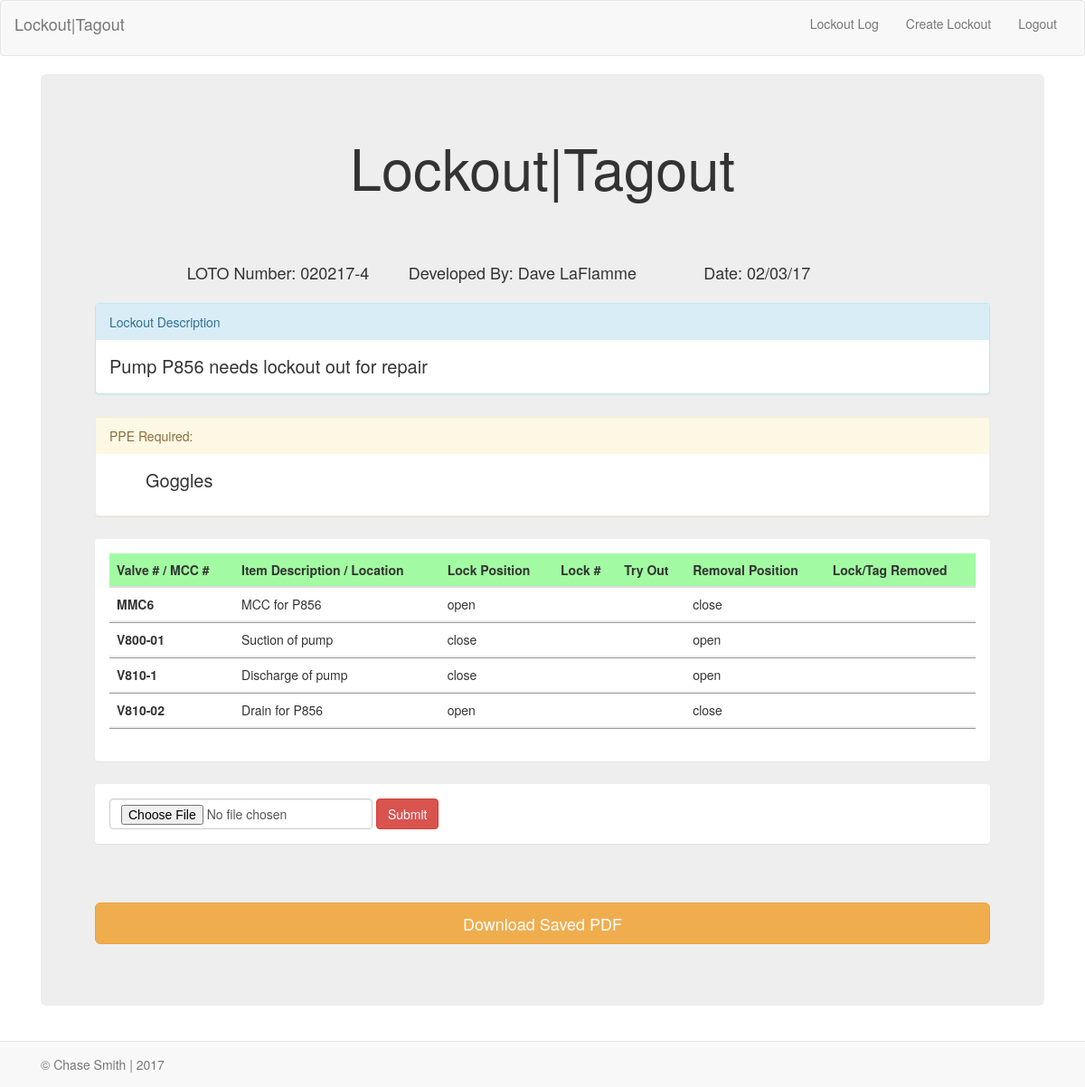
/lockout/4 (signed in), run on the app's committed database.
### models.py (models this page shows, shortened)
class Lockout(db.Model):
    __tablename__="lockout"
    id=db.Column(db.Integer, primary_key=True)
    lockout_number=db.Column(db.String(10), nullable=False)
    lockout_description=db.Column(db.String(200), nullable=False)
    lockout_author = db.relationship('User', backref=db.backref('lockout_author', lazy='dynamic'))
    user_id=db.Column('user_id', db.Integer, db.ForeignKey('user.id'))
    filename=db.Column(db.String(300), nullable=True)
    status=db.Column(db.Boolean(), default=True)
    goggles=db.Column(db.Boolean(), default=False)
    faceshield=db.Column(db.Boolean(),default=False)
    fullface=db.Column(db.Boolean(), default=False)
    dustmask=db.Column(db.Boolean(), default=False)
    leathergloves=db.Column(db.Boolean(), default=False)
    saranax=db.Column(db.Boolean(), default=False)
    nitrilegloves=db.Column(db.Boolean(), default=False)
    chemicalgloves=db.Column(db.Boolean(), default=False)
    chemicalsuit=db.Column(db.Boolean(),default=False)
    tyrex=db.Column(db.Boolean(),default=False)
    rubberboots=db.Column(db.Boolean(),default=False)
    sar=db.Column(db.Boolean(),default=False)
    data=db.Column(db.LargeBinary(),nullable=True)
    date=db.Column(db.DateTime)
    ppe=db.Column(db.String(50), nullable=True)

class User(UserMixin, db.Model):
    __tablename__="user"
    id=db.Column(db.Integer, primary_key=True)
    username=db.Column(db.String(20), unique=True)
    first_name=db.Column(db.String(20), nullable=False)
    last_name=db.Column(db.String(20), nullable=False)
    position=db.Column(db.String(50), nullable=False)

class Lockout_Line(db.Model):
    __tablename__="lockout_line"
    id=db.Column(db.Integer, primary_key=True)
    valve_number=db.Column(db.String(10), nullable=False)
    line_description=db.Column(db.String(50), nullable=True)
    lock_position=db.Column(db.String(10), nullable=False)
    removal_position=db.Column(db.String(10), nullable=False)
    lockout=db.relationship('Lockout', backref=db.backref('lockout', lazy='dynamic'))
    lockout_id=db.Column('lockout_id', db.Integer, db.ForeignKey('lockout.id'))

### app.py (the view)
@app.route('/lockout/<int:this_lockout_id>', methods=['POST', 'GET'])
@login_required
def this_lockout(this_lockout_id):
    this_lockout=db.session.query(Lockout).filter_by(id=this_lockout_id).first()
    lockout_lines=this_lockout.lockout
    if request.method=='POST':
        files = request.files['file']
        filename=files.filename
        files.save(os.path.join(app.config['UPLOAD_FOLDER'], filename))
        this_file=db.session.query(Lockout).filter_by(id=this_lockout.id).first()
        this_file.filename=files.filename
        this_file.data=files.read()
        this_lockout.status=False
        db.session.commit()
        return redirect(url_for('index'))
    else:
        return render_template('upload.html', this_lockout=this_lockout, lockout_lines=lockout_lines)

### app.py (called while the page is built)
@login_manager.user_loader
def load_user(user_id):
    return db.session.query(User).get(user_id)

### templates/upload.html (shortened to what this page needs)
{% extends "base.html" %}
{% import "bootstrap/wtf.html" as wtf %}
{% block content %}
<div class="container-fluid">
  <div class="jumbotron">
    <div class="col-md-12" style="text-align: center; padding-bottom: 60px;">
      <h1>  Lockout|Tagout </h1>
    </div>
    <div class="row" style="padding: 20px; font-size: 18px;">
        <div class="col-lg-3 col-lg-offset-1">LOTO Number: {{ this_lockout.lockout_number }}</div>
        <div class="col-lg-4">Developed By: {{ this_lockout.lockout_author.first_name }} {{ this_lockout.lockout_author.last_name }}</div>
        <div class="col-lg-4">Date: {{ this_lockout.date.strftime("%m/%d/%y") }}</div>
    </div>
    <div class="panel-group">
      <div class="panel panel-info" style="margin-bottom: 25px;">
        <div class="panel-heading">Lockout Description</div>
        <div class="panel-body" style="font-size: 20px;">{{ this_lockout.lockout_description }}</div>
      </div>
      <div class="panel panel-warning" style="margin-bottom: 25px;">
        <div class="panel-heading">PPE Required:</div>
        <div class="panel-body" style="font-size: 20px;">
          <ul style="list-style: none;">
            {% if this_lockout.goggles == True %}
              <li>Goggles</li>
            {% endif %}
          </ul>
        </div>
      </div>
    <div class="panel" style="margin-bottom: 25px;">
      <div class="panel-body">
        <table class="table">
          <thead>
            <tr style="background-color: #A2FBA2;">
              <th>Valve # / MCC #</th>
              <th>Item Description / Location</th>
              <th>Lock Position</th>
              <th>Lock #</th>
              <th>Try Out</th>
              <th>Removal Position</th>
              <th>Lock/Tag Removed</th>
            </tr>
          </thead>
          <tbody style="padding-bottom: 15px;">
        {% for each in lockout_lines %}
            <tr style="border-bottom: inset;">
              <th scope="row">{{ each.valve_number}}</th>
                <td>{{ each.line_description }}</td>
                <td>{{ each.lock_position }}</td>
                <td></td>
                <td></td>
                <td>{{ each.removal_position }}</td>
                <td></td>
            </tr>
        {% endfor %}
          </tbody>
        </table>
      </div>
      </div>
      <div class="panel" style="margin-bottom: 25px;">
        <div class="panel-body">
          <form class="form-inline" method="POST" enctype=multipart/form-data action="/lockout/{{this_lockout.id}}">
            <div class="form-group mx-sm-12">
              <input type="file" class="form-control mb-2 mr-sm-2 mb-sm-0" name="file" class="file" id="attach" placeholder="Attach File">
              <button type="submit" class="btn btn-danger">Submit</button>
            </div>
          </form>
        </div>
      </div>
      <div style="padding-top: 40px;">
        <a class="btn btn-warning btn-lg btn-block" href="/static/lockout/{{this_lockout.filename}}" download="{{this_lockout.filename}}">Download Saved PDF</a>
      </div>
  </div>
</div>
{% endblock %}

### data on the page
Lockout: lockout_number "020217-4", date "02/03/17", lockout_description "Pump P856 needs lockout out for repair"
User: lockout_author.first_name "Dave", lockout_author.last_name "LaFlamme"
Lockout_Line: valve_number "MMC6", line_description "MCC for P856", lock_position "open", removal_position "close"
Lockout_Line: valve_number "V800-01", line_description "Suction of pump", lock_position "close", removal_position "open"
Lockout_Line: valve_number "V810-1", line_description "Discharge of pump", lock_position "close", removal_position "open"
Lockout_Line: valve_number "V810-02", line_description "Drain for P856", lock_position "open", removal_position "close"
